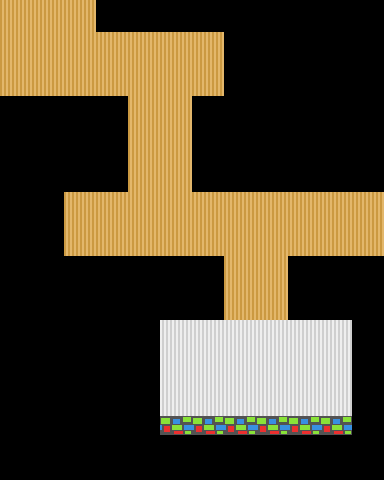

A level layout from a 2D game, rendered from its tile map. Below: a short description, then the map file with tile-grid data replaced by summaries:
An orthogonal 12x15 tile map with 32x32 px tiles, 1 tile layer (Tile Layer 1), 4 tilesets and 7 objects (4x 1).

<map version="1.0" orientation="orthogonal" renderorder="right-down" width="12" height="15" tilewidth="32" tileheight="32" nextobjectid="14">
 <tileset firstgid="1" name="floor" tilewidth="32" tileheight="32" tilecount="1" columns="1">
  <image source="tutorialfloor.png" width="32" height="32" />
 </tileset>
 <tileset firstgid="2" name="computers" tilewidth="32" tileheight="32" tilecount="1" columns="1">
  <image source="computerstexture.png" width="32" height="32" />
 </tileset>
 <tileset firstgid="3" name="black" tilewidth="32" tileheight="32" tilecount="1" columns="1">
  <image source="blockedtile.png" width="32" height="32" />
 </tileset>
 <tileset firstgid="4" name="greyfloor" tilewidth="32" tileheight="32" tilecount="1" columns="1">
  <image source="jailfloor.png" width="32" height="32" />
 </tileset>
 <layer name="Tile Layer 1" width="12" height="15">
  <data>[180 cells, 77 non-empty, 4 distinct tile ids]</data>
 </layer>
 <objectgroup name="victory">
  <object id="10" x="224" y="336" width="64" height="64">
   <properties>
    <property name="X" type="float" value="224" />
    <property name="Y" type="float" value="80" />
   </properties>
  </object>
 </objectgroup>
 <objectgroup name="wall">
  <object id="2" x="160" y="416">
   <polyline points="0,0 192,0 192,-96 128,-96 128,-160 224,-160 224,-224 32,-224 32,-320 64,-320 64,-384 -64,-384 -64,-416 -160,-416 -160,-320 -32,-320 -32,-224 -96,-224 -96,-160 64,-160 64,-96 0,-96 0,0" />
  </object>
 </objectgroup>
 <objectgroup name="hacks">
  <object id="6" name="1" x="224" y="320">
   <properties>
    <property name="Height" type="float" value="4" />
    <property name="Type" value="door" />
    <property name="Width" type="float" value="64" />
    <property name="X" type="float" value="224" />
    <property name="Y" type="float" value="160" />
    <property name="up" type="bool" value="false" />
   </properties>
   <polyline points="0,0 64,0" />
  </object>
  <object id="7" name="1" x="128" y="96">
   <properties>
    <property name="Height" type="float" value="4" />
    <property name="Type" value="door" />
    <property name="Width" type="float" value="64" />
    <property name="X" type="float" value="128" />
    <property name="Y" type="float" value="380" />
    <property name="up" type="bool" value="false" />
   </properties>
   <polyline points="0,0 64,0" />
  </object>
  <object id="11" name="1" x="96" y="192">
   <properties>
    <property name="Height" type="float" value="10" />
    <property name="NESW" type="float" value="1" />
    <property name="Type" value="cam" />
    <property name="Width" type="float" value="20" />
    <property name="X" type="float" value="44" />
    <property name="Y" type="float" value="250" />
   </properties>
   <polygon points="-32,32 32,64 32,0" />
  </object>
 </objectgroup>
 <objectgroup name="guards" offsetx="32" offsety="64">
  <object id="9" x="334" y="166" width="16" height="16">
   <properties>
    <property name="XY" type="bool" value="false" />
    <property name="constant" type="float" value="240" />
    <property name="end" type="float" value="128" />
    <property name="start" type="float" value="334" />
   </properties>
   <ellipse />
  </object>
 </objectgroup>
 <objectgroup name="routers" offsetx="0" offsety="-32">
  <object id="5" name="1" x="32" y="48" width="16" height="16">
   <properties>
    <property name="Height" type="float" value="16" />
    <property name="Width" type="float" value="16" />
    <property name="X" type="float" value="32" />
    <property name="Y" type="float" value="416" />
   </properties>
  </object>
 </objectgroup>
</map>